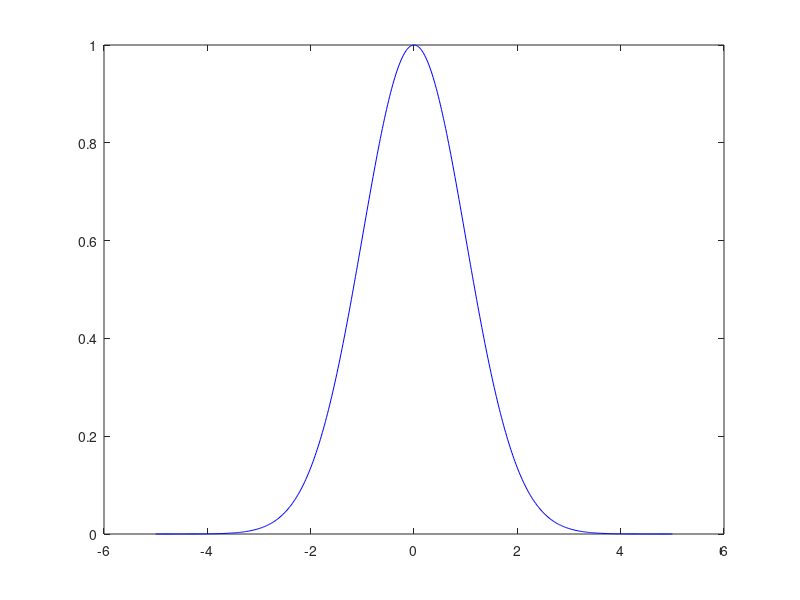

Write the MATLAB code that produced this figure. (Note: this script raises an error after producing the figure.)
x = linspace(-5,5,500);
plot(x,exp(-x.^2/2),'-b')
hold on
plot(x,exp(-abs(x)),'-','color','cornflowerblue')
set(gca,'ytick',[0 0.5 1],'yticklabel',['0', '1/2', '1'])
set(gca,'xtick',[-5 -2.5 0 2.5 5])
xlabel('$x$')
ylabel('$p(x)$')
legend('$\propto\mathcal N(0,1)$','$\propto$ Laplace','Location','southeast')
set(gca,'fontsize',12)